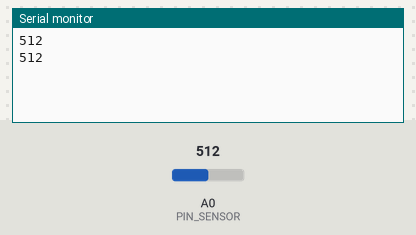
The sketch below on a simulated Arduino Uno, built with avr-gcc and run on an emulated ATmega328P. On the bench: the last lines printed to the serial monitor. The test bench sets the inputs (shaded band); at power-on: A0 (PIN_SENSOR) = 512.

Above: at 1.8 s.
1.9 s: A0 (PIN_SENSOR) set to 716
At 2.7 s:
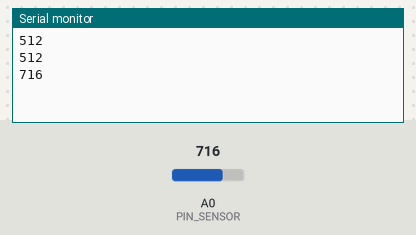
3.4 s: A0 (PIN_SENSOR) set to 900
At 4.8 s:
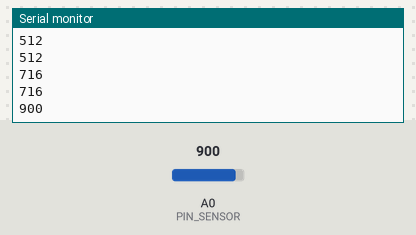
Timing chart, 0 to 6.4 s (numbered marks = the images above; inputs shaded):
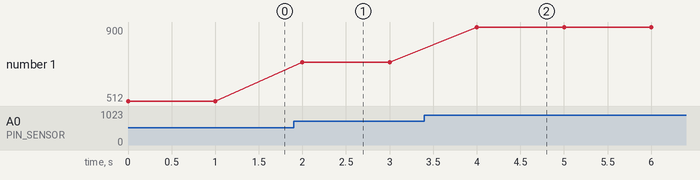

The sketch:

_1.ino
```cpp
#define PIN_SENSOR A0

void setup(){
  Serial.begin(9600);
}
int valor;
void loop(){
  valor= analogRead(PIN_SENSOR);
  Serial.println(valor);
  delay(1000);
}
```

Measured:
- after the input at 1.9 s, the serial monitor: prints a new line after 0.10 s (image 1)
- after the input at 3.4 s, the serial monitor: prints a new line after 0.60 s (image 2)
- plotted number 1: 512 → 716 after the input at 1.9 s, 716 → 900 after the input at 3.4 s
